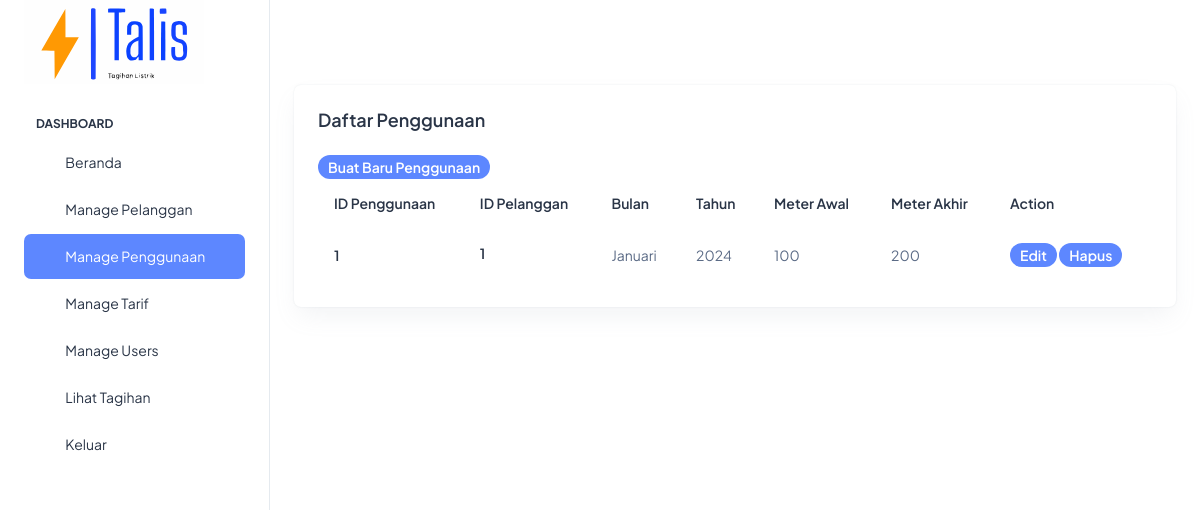
The page /penggunaan/read.php (signed in) on the database its author committed.
### tables this page shows
CREATE TABLE `penggunaan` (
  `id_penggunaan` int(11) NOT NULL,
  `id_pelanggan` int(11) DEFAULT NULL,
  `bulan` varchar(20) DEFAULT NULL,
  `tahun` varchar(4) DEFAULT NULL,
  `meter_awal` int(11) DEFAULT NULL,
  `meter_ahir` int(11) DEFAULT NULL
);

### penggunaan/read.php (the view, shortened to what this page needs)
<?php
include '../config.php';
$sql = "SELECT * FROM penggunaan";
$result = $conn->query($sql);
?>
<!doctype html>
<html lang="en">
<head>
    <link rel="stylesheet" href="../assets/css/styles.min.css" />
</head>
<body>
    <div class="page-wrapper" id="main-wrapper" data-layout="vertical" data-navbarbg="skin6" data-sidebartype="full"
        data-sidebar-position="fixed" data-header-position="fixed">
        <aside class="left-sidebar">
            <div>
                <div class="brand-logo d-flex align-items-center justify-content-between">
                    <a href="../index.html" class="text-nowrap logo-img">
                        <img src="../assets/images/logos/dark-logo.svg" width="180" alt="" />
                    </a>
                </div>
                <nav class="sidebar-nav scroll-sidebar" data-simplebar="">
                    <ul id="sidebarnav">
                        <li class="nav-small-cap">
                            <span class="hide-menu">Dashboard</span>
                        </li>
                        <li class="sidebar-item">
                            <a class="sidebar-link" href="../index.php" aria-expanded="false">
                                <span>
                                    <i class="ti ti-layout-dashboard"></i>
                                </span>
                                <span class="hide-menu">Beranda</span>
                            </a>
                        </li>
                        <?php if ($_SESSION['id_level'] == 1) { ?>
                        <li class="sidebar-item">
                            <a class="sidebar-link" href="../pelanggan/read.php" aria-expanded="false">
                                <span>
                                    <i class="ti ti-article"></i>
                                </span>
                                <span class="hide-menu">Manage Pelanggan</span>
                            </a>
                        </li>
                        <li class="sidebar-item">
                            <a class="sidebar-link" href="../penggunaan/read.php" aria-expanded="false">
                                <span>
                                    <i class="ti ti-alert-circle"></i>
                                </span>
                                <span class="hide-menu">Manage Penggunaan</span>
                            </a>
                        </li>
                        <li class="sidebar-item">
                            <a class="sidebar-link" href="../tarif/read.php" aria-expanded="false">
                                <span>
                                    <i class="ti ti-cards"></i>
                                </span>
                                <span class="hide-menu">Manage Tarif</span>
                            </a>
                        </li>
                        <li class="sidebar-item">
                            <a class="sidebar-link" href="../users/read.php" aria-expanded="false">
                                <span>
                                    <i class="ti ti-file-description"></i>
                                </span>
                                <span class="hide-menu">Manage Users</span>
                            </a>
                        </li>
                        <?php } ?>
                        <li class="sidebar-item">
                            <a class="sidebar-link" href="../tagihan.php" aria-expanded="false">
                                <span>
                                    <i class="ti ti-typography"></i>
                                </span>
                                <span class="hide-menu">Lihat Tagihan</span>
                            </a>
                        </li>
                        <li class="sidebar-item">
                            <a class="sidebar-link" href="../logout.php" aria-expanded="false">
                                <span>
                                    <i class="ti ti-login"></i>
                                </span>
                                <span class="hide-menu">Keluar</span>
                            </a>
                        </li>
                    </ul>
                </nav>
            </div>
        </aside>
        <div class="body-wrapper">
            <div class="container-fluid">
                <div class="row">
                    <div class="col-lg-12 d-flex align-items-stretch">
                        <div class="card w-100">
                            <div class="card-body p-4">
                                    <h5 class="card-title fw-semibold mb-4">Daftar Penggunaan</h5>
                                    <a href="create.php"><span class="badge bg-primary rounded-3 fw-semibold">Buat Baru Penggunaan</span></a>
                                <div class="table-responsive">
                                    <table class="table text-nowrap mb-0 align-middle">
                                        <thead class="text-dark fs-4">
                                            <tr>
                                                <th class="border-bottom-0">
                                                    <h6 class="fw-semibold mb-0">ID Penggunaan</h6>
                                                </th>
                                                <th class="border-bottom-0">
                                                    <h6 class="fw-semibold mb-0">ID Pelanggan</h6>
                                                </th>
                                                <th class="border-bottom-0">
                                                    <h6 class="fw-semibold mb-0">Bulan</h6>
                                                </th>
                                                <th class="border-bottom-0">
                                                    <h6 class="fw-semibold mb-0">Tahun</h6>
                                                </th>
                                                <th class="border-bottom-0">
                                                    <h6 class="fw-semibold mb-0">Meter Awal</h6>
                                                </th>
                                                <th class="border-bottom-0">
                                                    <h6 class="fw-semibold mb-0">Meter Akhir</h6>
                                                </th>
                                                <th class="border-bottom-0">
                                                    <h6 class="fw-semibold mb-0">Action</h6>
                                                </th>
                                            </tr>
                                        </thead>
                                        <tbody>
                                            <?php while($row = $result->fetch_assoc()) { ?>
                                            <tr>
                                                <td class="border-bottom-0">
                                                    <h6 class="fw-semibold mb-0"><?php echo $row['id_penggunaan']; ?>
                                                    </h6>
                                                </td>
                                                <td class="border-bottom-0">
                                                    <h6 class="fw-semibold mb-1"><?php echo $row['id_pelanggan']; ?></h6>
                                                </td>
                                                <td class="border-bottom-0">
                                                    <p class="mb-0 fw-normal"><?php echo $row['bulan']; ?></p>
                                                </td>
                                                <td class="border-bottom-0">
                                                    <p class="mb-0 fw-normal"><?php echo $row['tahun']; ?></p>
                                                </td>
                                                <td class="border-bottom-0">
                                                    <p class="mb-0 fw-normal"><?php echo $row['meter_awal']; ?></p>
                                                </td>
                                                <td class="border-bottom-0">
                                                    <p class="mb-0 fw-normal"><?php echo $row['meter_ahir']; ?></p>
                                                </td>
                                                <td class="border-bottom-0">
                                                    <a href="update.php?id=<?php echo $row['id_penggunaan']; ?>">
                                                        <span class="badge bg-primary rounded-3 fw-semibold">Edit</span>
                                                    </a>
                                                    <a href="delete.php?id=<?php echo $row['id_penggunaan']; ?>">
                                                        <span class="badge bg-primary rounded-3 fw-semibold">Hapus</span>
                                                    </a>
                                                </td>
                                            </tr>
                                            <?php } ?>
                                        </tbody>
                                    </table>
                                </div>
                            </div>
                        </div>
                    </div>
                </div>
            </div>
        </div>
    </div>
</body>
</html>

### rows shown on the page
penggunaan: id_penggunaan "1", id_pelanggan "1", bulan "Januari", tahun "2024", meter_awal "100", meter_ahir "200"
